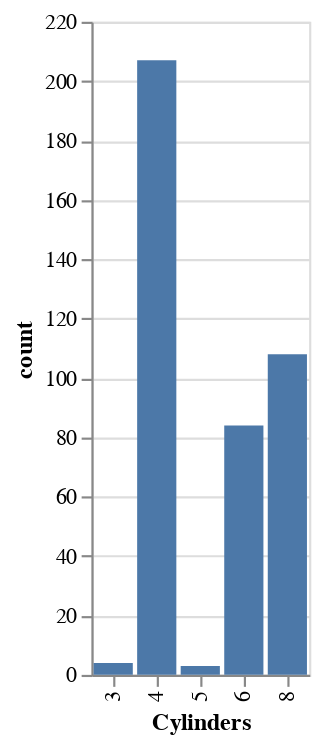

Source (notebook cell):
### Code cell
alt.Chart(cars.group_by('Cylinders').count()).mark_bar().encode(
    x='Cylinders:O',
    y='count',
)

### Figure 1 — Vega-Lite specification as saved in the notebook (floating-point values rounded to 4 significant figures)
{"config": {"view": {"continuousWidth": 300, "continuousHeight": 300}}, "data": {"name": "data-5ddd56a2c75f586b27874fe3e1ecb4aa"}, "mark": {"type": "bar"}, "encoding": {"x": {"field": "Cylinders", "type": "ordinal"}, "y": {"field": "count", "type": "quantitative"}}, "$schema": "https://vega.github.io/schema/vega-lite/v5.20.1.json", "datasets": {"data-5ddd56a2c75f586b27874fe3e1ecb4aa": [{"Cylinders": 5, "count": 3}, {"Cylinders": 4, "count": 207}, {"Cylinders": 8, "count": 108}, {"Cylinders": 3, "count": 4}, {"Cylinders": 6, "count": 84}]}}
